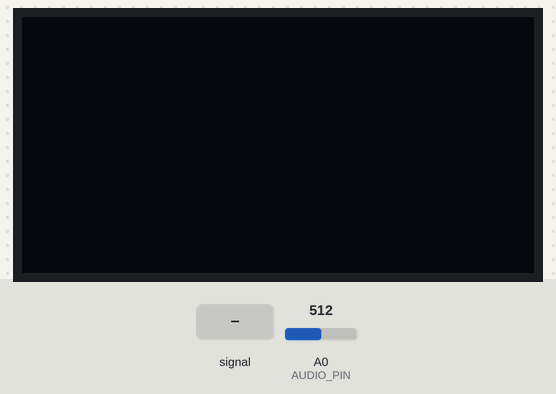
Simulated run of this sketch. Board: Arduino Uno, built with avr-gcc and run on an emulated ATmega328P. On the bench: 128×64 one-colour display. The test bench sets the inputs (shaded band); at power-on: A0 (AUDIO_PIN) = 512.

Above: at 1.2 s.
1.3 s: A0 (AUDIO_PIN) fed a 200 Hz sine of ±81 counts around its level
At 1.85 s:
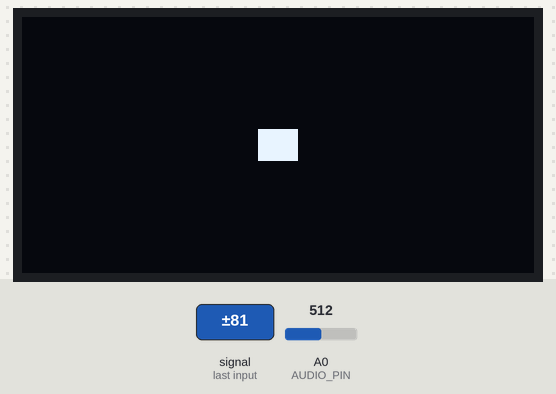
3.8 s: A0 (AUDIO_PIN) set to 716
At 4.2 s:
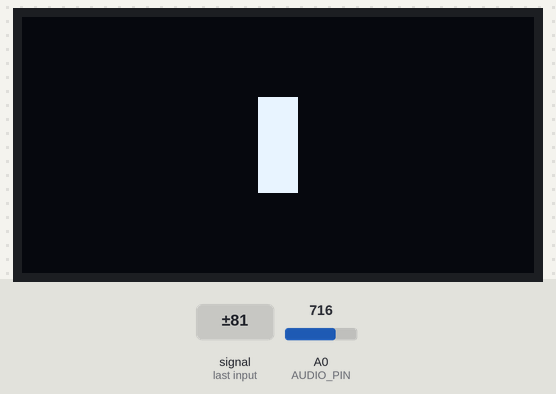
5.3 s: A0 (AUDIO_PIN) fed a 1000 Hz sine of ±255 counts around its level
At 6.01 s:
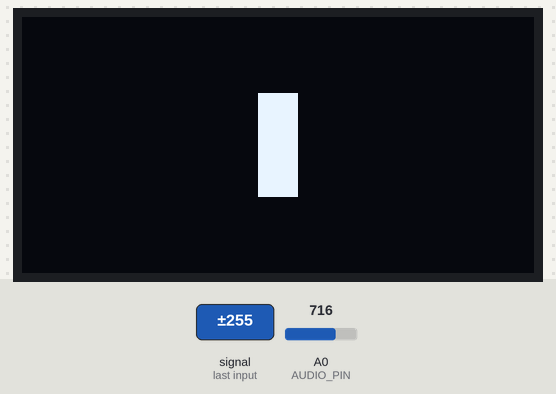
6.8 s: A0 (AUDIO_PIN) set to 900
At 8.0 s:
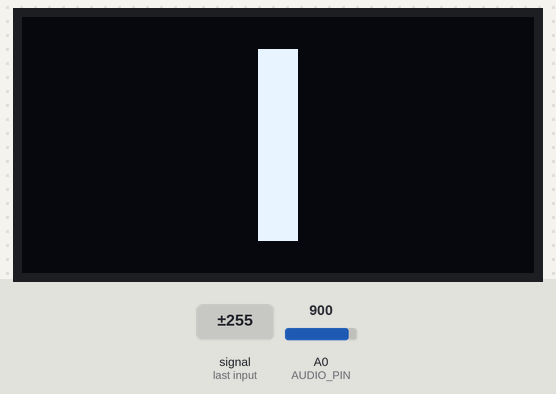
8.3 s: A0 (AUDIO_PIN) set to 1023
At 8.6 s:
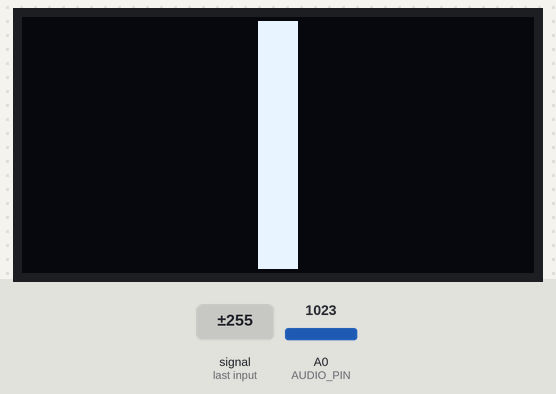
Timing chart, 0 to 10.8 s (numbered marks = the images above; inputs shaded):
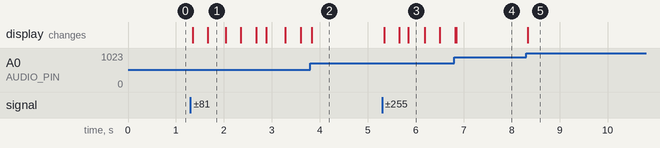

The sketch:

Task_1.3.3.ino
```cpp
#include <Wire.h>
#include <Adafruit_GFX.h>
#include <Adafruit_SSD1306.h>

#define SCREEN_WIDTH 128
#define SCREEN_HEIGHT 64
#define OLED_RESET -1

Adafruit_SSD1306 display(SCREEN_WIDTH, SCREEN_HEIGHT, &Wire, OLED_RESET);

#define AUDIO_PIN A0

int centerLine = SCREEN_HEIGHT / 2;
int barWidth = 10;

void setup() {
  Serial.begin(9600);
  if (!display.begin(SSD1306_SWITCHCAPVCC, 0x3C)) {
    while (true);
  }
  display.clearDisplay();
  display.display();
}


void loop() {
  int audioValue = analogRead(AUDIO_PIN);
  int deviation = abs(audioValue - 512);
  int barHeight = map(deviation, 0, 512, 0, centerLine);

  barHeight = constrain(barHeight, 0, centerLine);
  display.clearDisplay();
  int x = SCREEN_WIDTH / 2 - barWidth / 2;
  display.fillRect(x,centerLine - barHeight,barWidth,barHeight,SSD1306_WHITE );
  display.fillRect(x,centerLine,barWidth,barHeight,SSD1306_WHITE);

  display.display();
}
```

Measured:
- after the input at 1.3 s, the display: first changes after 0.05 s (image 1 shows a later state)
- after the input at 5.3 s, the display: first changes at once (image 3 shows a later state)
- after the input at 8.3 s, the display: changes at once (image 5)
